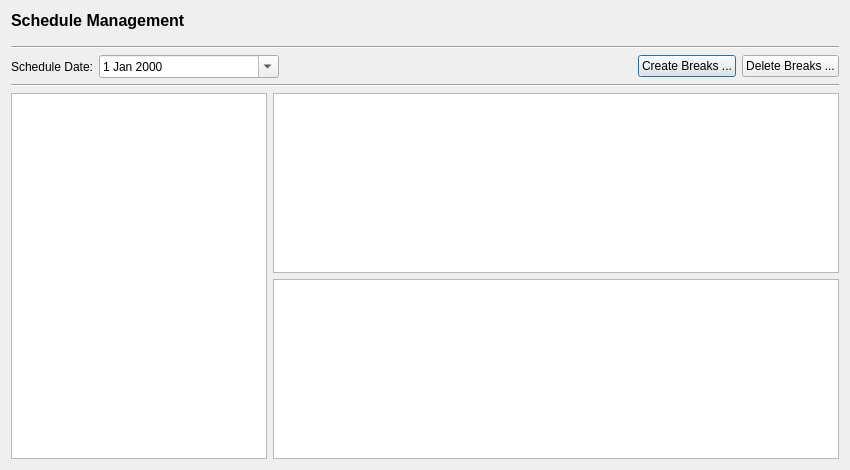
<?xml version="1.0" encoding="UTF-8"?>
<ui version="4.0">
 <class>ScheduleForm</class>
 <widget class="QDialog" name="ScheduleForm">
  <property name="geometry">
   <rect>
    <x>0</x>
    <y>0</y>
    <width>850</width>
    <height>470</height>
   </rect>
  </property>
  <property name="minimumSize">
   <size>
    <width>850</width>
    <height>470</height>
   </size>
  </property>
  <property name="windowTitle">
   <string>Dialog</string>
  </property>
  <layout class="QVBoxLayout" name="verticalLayout_4">
   <item>
    <layout class="QHBoxLayout" name="horizontalLayout">
     <property name="bottomMargin">
      <number>10</number>
     </property>
     <item>
      <widget class="QLabel" name="label_2">
       <property name="font">
        <font>
         <pointsize>12</pointsize>
         <weight>75</weight>
         <bold>true</bold>
        </font>
       </property>
       <property name="text">
        <string>Schedule Management</string>
       </property>
       <property name="textFormat">
        <enum>Qt::RichText</enum>
       </property>
      </widget>
     </item>
    </layout>
   </item>
   <item>
    <widget class="Line" name="line">
     <property name="orientation">
      <enum>Qt::Horizontal</enum>
     </property>
    </widget>
   </item>
   <item>
    <layout class="QHBoxLayout" name="horizontalLayout_2" stretch="0,1,0,0,0">
     <item>
      <widget class="QLabel" name="label">
       <property name="text">
        <string>Schedule Date:</string>
       </property>
      </widget>
     </item>
     <item>
      <widget class="QDateEdit" name="dtSchedule">
       <property name="maximumSize">
        <size>
         <width>180</width>
         <height>16777215</height>
        </size>
       </property>
       <property name="calendarPopup">
        <bool>true</bool>
       </property>
      </widget>
     </item>
     <item>
      <spacer name="horizontalSpacer">
       <property name="orientation">
        <enum>Qt::Horizontal</enum>
       </property>
       <property name="sizeHint" stdset="0">
        <size>
         <width>300</width>
         <height>20</height>
        </size>
       </property>
      </spacer>
     </item>
     <item>
      <widget class="QPushButton" name="btnCreate">
       <property name="text">
        <string>Create Breaks ...</string>
       </property>
      </widget>
     </item>
     <item>
      <widget class="QPushButton" name="btnDelete">
       <property name="text">
        <string>Delete Breaks ...</string>
       </property>
      </widget>
     </item>
    </layout>
   </item>
   <item>
    <widget class="Line" name="line_2">
     <property name="orientation">
      <enum>Qt::Horizontal</enum>
     </property>
    </widget>
   </item>
   <item>
    <layout class="QGridLayout" name="gridLayout" columnstretch="0,1">
     <item row="0" column="0">
      <layout class="QVBoxLayout" name="verticalLayout">
       <item>
        <widget class="QListWidget" name="lwHours"/>
       </item>
      </layout>
     </item>
     <item row="0" column="1">
      <layout class="QVBoxLayout" name="verticalLayout_2">
       <item>
        <widget class="QTableWidget" name="twSchedule">
         <property name="selectionBehavior">
          <enum>QAbstractItemView::SelectRows</enum>
         </property>
        </widget>
       </item>
       <item>
        <widget class="QTableWidget" name="tableWidget"/>
       </item>
      </layout>
     </item>
    </layout>
   </item>
  </layout>
 </widget>
 <resources/>
 <connections/>
</ui>
